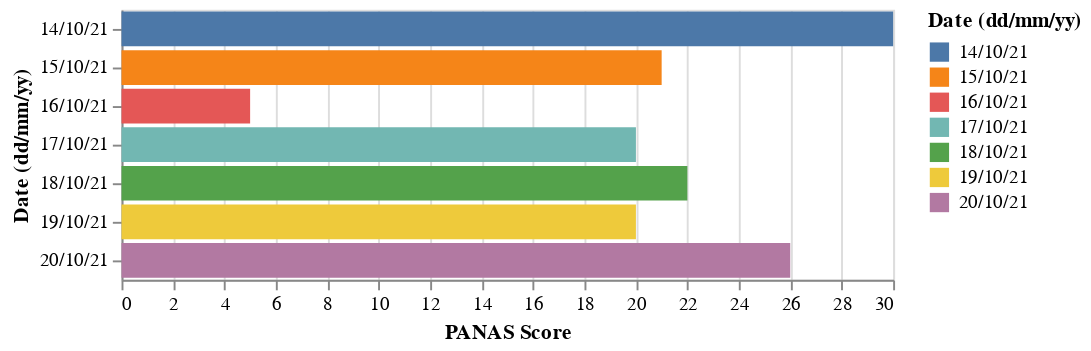

The notebook cell this image was saved under:
### Code cell
create_h_bar_chart(marela)

### Figure 1 — Vega-Lite specification as saved in the notebook (floating-point values rounded to 4 significant figures)
{"config": {"view": {"continuousWidth": 400, "continuousHeight": 300}}, "data": {"name": "data-3c42829e2c111c3b6ac49351e4924808"}, "mark": "bar", "encoding": {"color": {"condition": {"type": "nominal", "field": "Date (dd/mm/yy)", "selection": "selector009"}, "value": "lightgray"}, "x": {"type": "quantitative", "field": "PANAS Score"}, "y": {"type": "nominal", "field": "Date (dd/mm/yy)"}}, "selection": {"selector009": {"type": "single", "fields": ["Date (dd/mm/yy)"], "bind": {"input": "select", "options": ["14/10/21", "15/10/21", "16/10/21", "17/10/21", "18/10/21", "19/10/21", "20/10/21"], "name": "Date (dd/mm/yy)"}}}, "$schema": "https://vega.github.io/schema/vega-lite/v4.8.1.json", "datasets": {"data-3c42829e2c111c3b6ac49351e4924808": [{"Date (dd/mm/yy)": "14/10/21", "PANAS Score": 30}, {"Date (dd/mm/yy)": "15/10/21", "PANAS Score": 21}, {"Date (dd/mm/yy)": "16/10/21", "PANAS Score": 5}, {"Date (dd/mm/yy)": "17/10/21", "PANAS Score": 20}, {"Date (dd/mm/yy)": "18/10/21", "PANAS Score": 22}, {"Date (dd/mm/yy)": "19/10/21", "PANAS Score": 20}, {"Date (dd/mm/yy)": "20/10/21", "PANAS Score": 26}]}}
